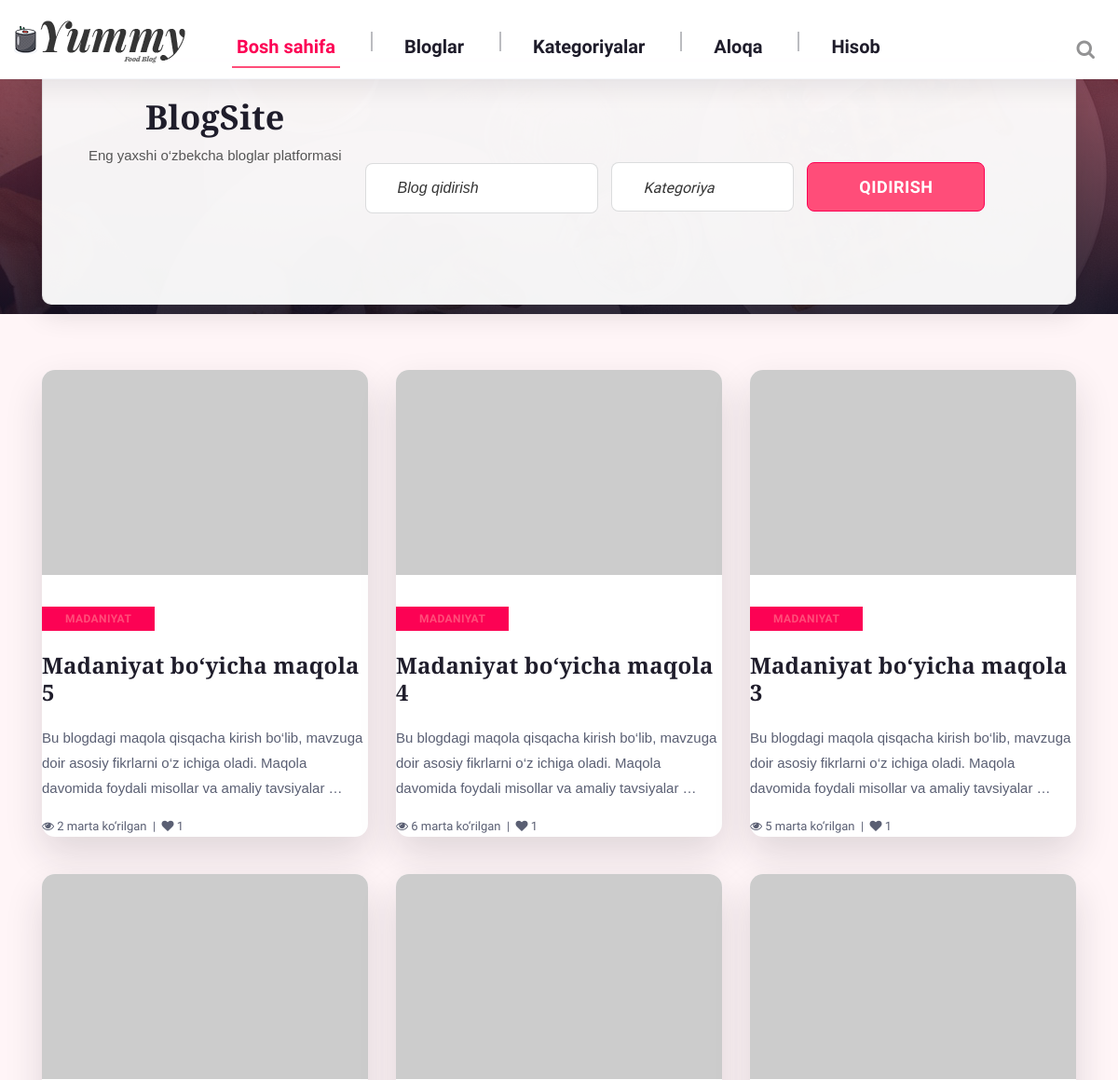
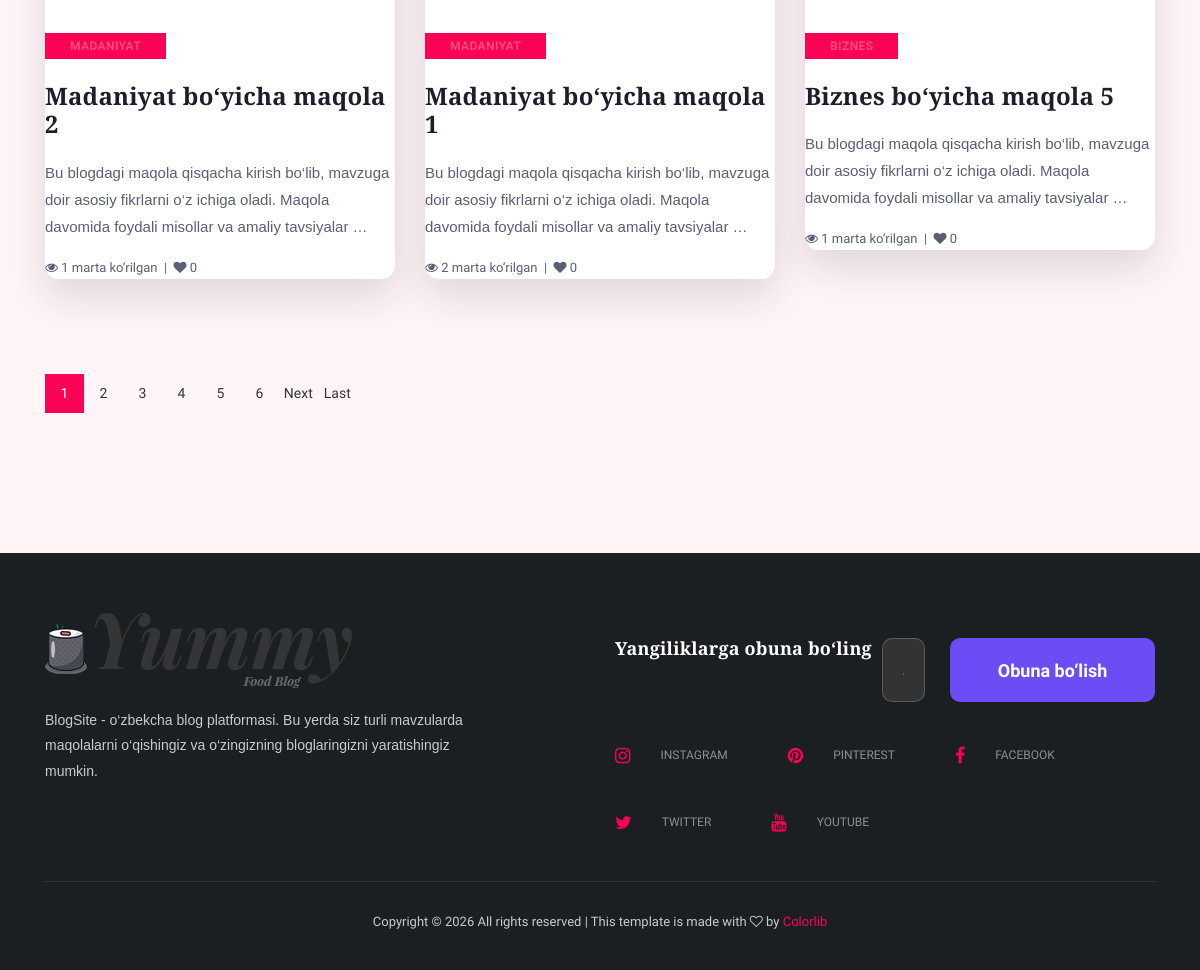
The page / on the database its author committed (2 pictures, top to bottom).
### apps/models.py (models this page shows, shortened)
class Blog(models.Model):
    STATUS_CHOICES = [
        ('draft', 'Draft'),
        ('published', 'Published'),
    ]
    title = models.CharField(max_length=200)
    excerpt = models.CharField(max_length=300, blank=True)
    content = models.TextField()
    author = models.ForeignKey(User, on_delete=models.CASCADE)
    category = models.ForeignKey(Category, on_delete=models.CASCADE)
    tags = models.ManyToManyField(Tag, blank=True)
    img_url = models.URLField(max_length=200, blank=True)
    image = models.ImageField(upload_to='blog_images/', blank=True, null=True)
    status = models.CharField(max_length=10, choices=STATUS_CHOICES, default='published')
    views = models.PositiveIntegerField(default=0)
    created_at = models.DateTimeField(auto_now_add=True)
    updated_at = models.DateTimeField(auto_now=True)
    @property
    def image_src(self):
        if self.image:
            return self.image.url
        if self.img_url:
            return self.img_url
        return ''

class Category(models.Model):
    name = models.CharField(max_length=100)
    description = models.TextField(blank=True)
    image = models.ImageField(upload_to='category_images/', blank=True, null=True)

### apps/views.py (the view)
# urls.py: path('', home_page, name='home'),
def home_page(request):
    blogs = Blog.objects.filter(status='published').order_by('-created_at')
    categories = Category.objects.all()
    search_query = request.GET.get('search', '')
    category_id = request.GET.get('category', '')
    if search_query:
        blogs = blogs.filter(
            Q(title__icontains=search_query) |
            Q(content__icontains=search_query) |
            Q(excerpt__icontains=search_query)
        )
    if category_id:
        blogs = blogs.filter(category_id=category_id)
    paginator = Paginator(blogs, 6)
    page_num = request.GET.get('page', 1)
    page_obj = paginator.get_page(page_num)
    context = {
        'blogs': page_obj.object_list,
        'page_obj': page_obj,
        'categories': categories,
        'search_query': search_query,
        'selected_category': category_id,
    }
    return render(request, 'blog.html', context)

### templates/blog.html (shortened to what this page needs)
{% extends 'base.html' %}
{% load static %}
{% block content %}
    {% if blogs %}
    <section class="recipe-section spad">
        <div class="container">
            <div class="row">
                {% for blog in blogs %}
                    <div class="col-lg-4 col-sm-6">
                        <div class="recipe-item">
                            <a href="{% url 'blog_detail' blog.pk %}">
                                {% if blog.image_src %}
                                    <img src="{{ blog.image_src }}" alt="{{ blog.title }}">
                                {% else %}
                                    <img src="{% static 'img/recipe-1.jpg' %}" alt="{{ blog.title }}">
                                {% endif %}
                            </a>
                            <div class="ri-text">
                                <div class="cat-name">{{ blog.category.name }}</div>
                                <a href="{% url 'blog_detail' blog.pk %}">
                                    <h4>{{ blog.title }}</h4>
                                </a>
                                <p>{{ blog.excerpt|default:blog.content|truncatewords:20 }}</p>
                            </div>
                            <span>
                                <i class="fa fa-eye"></i> {{ blog.views }} marta ko‘rilgan
                                &nbsp;|&nbsp;
                                <i class="fa fa-heart"></i> {{ blog.bloglike_set.count }}
                            </span>
                        </div>
                    </div>
                {% endfor %}
            </div>
            {% if page_obj.has_other_pages %}
            <div class="row">
                <div class="col-lg-12">
                    <div class="recipe-pagination">
                        {% for num in page_obj.paginator.page_range %}
                            {% if page_obj.number == num %}
                                <a href="#" class="active">{{ num }}</a>
                            {% else %}
                                <a href="?page={{ num }}{% if search_query %}&search={{ search_query }}{% endif %}{% if selected_category %}&category={{ selected_category }}{% endif %}">{{ num }}</a>
                            {% endif %}
                        {% endfor %}
                        {% if page_obj.has_next %}
                            <a href="?page={{ page_obj.next_page_number }}{% if search_query %}&search={{ search_query }}{% endif %}{% if selected_category %}&category={{ selected_category }}{% endif %}">Next</a>
                            <a href="?page={{ page_obj.paginator.num_pages }}{% if search_query %}&search={{ search_query }}{% endif %}{% if selected_category %}&category={{ selected_category }}{% endif %}">Last</a>
                        {% endif %}
                    </div>
                </div>
            </div>
            {% endif %}
        </div>
    </section>
    {% endif %}
{% endblock content %}

### templates/base.html (shortened to what this page needs)
{% load static %}
<!DOCTYPE html>
<html lang="uz">
<head>
    <link rel="stylesheet" href="{% static 'css/bootstrap.min.css' %}" type="text/css">
    <link rel="stylesheet" href="{% static 'css/font-awesome.min.css' %}" type="text/css">
    <link rel="stylesheet" href="{% static 'css/nice-select.css' %}" type="text/css">
    <link rel="stylesheet" href="{% static 'css/slicknav.min.css' %}" type="text/css">
    <link rel="stylesheet" href="{% static 'css/style.css' %}" type="text/css">
</head>
<body>
    <header class="header-section-other">
        <div class="container-fluid">
            <div class="logo">
                <a href="{% url 'home' %}"><img src="{% static 'img/little-logo.png' %}" alt=""></a>
            </div>
            <div class="nav-menu">
                <nav class="main-menu mobile-menu">
                    <ul>
                        <li class="active"><a href="{% url 'home' %}">Bosh sahifa</a></li>
                        <li><a href="{% url 'blog_list' %}">Bloglar</a></li>
                        <li><a href="{% url 'categories' %}">Kategoriyalar</a></li>
                        <li><a href="{% url 'contact' %}">Aloqa</a></li>
                        <li><a href="#">Hisob</a>
                        </li>
                    </ul>
                </nav>
                <div class="nav-right search-switch">
                    <i class="fa fa-search"></i>
                </div>
            </div>
        </div>
    </header>
    <div class="hero-search set-bg" data-setbg="{% static 'img/search-bg.jpg' %}">
        <div class="container">
            <div class="filter-table">
                <div class="hero-title">
                    <h2>BlogSite</h2>
                    <p>Eng yaxshi o‘zbekcha bloglar platformasi</p>
                </div>
                <form action="{% url 'blog_list' %}" method="GET" class="filter-search">
                    <input type="text" name="search" placeholder="Blog qidirish">
                        <button type="submit">Qidirish</button>
                </form>
            </div>
        </div>
    </div>
    {% block content %}
    {% endblock content %}
    <footer class="footer-section">
        <div class="container">
            <div class="row">
                <div class="col-lg-5">
                    <div class="fs-left">
                        <div class="logo">
                            <a href="{% url 'home' %}">
                                <img src="{% static 'img/footer-logo.png' %}" alt="">
                            </a>
                        </div>
                        <p>BlogSite - o‘zbekcha blog platformasi. Bu yerda siz turli mavzularda maqolalarni o‘qishingiz
                            va o‘zingizning bloglaringizni yaratishingiz mumkin.</p>
                    </div>
                </div>
                <div class="col-lg-6 offset-lg-1">
                    <form action="#" class="subscribe-form">
                        <h3>Yangiliklarga obuna bo‘ling</h3>
                        <input type="email" placeholder="Email manzilingiz">
                        <button type="submit">Obuna bo‘lish</button>
                    </form>
                    <div class="social-links">
                        <a href="#"><i class="fa fa-instagram"></i><span>Instagram</span></a>
                        <a href="#"><i class="fa fa-pinterest"></i><span>Pinterest</span></a>
                        <a href="#"><i class="fa fa-facebook"></i><span>Facebook</span></a>
                        <a href="#"><i class="fa fa-twitter"></i><span>Twitter</span></a>
                        <a href="#"><i class="fa fa-youtube"></i><span>Youtube</span></a>
                    </div>
                </div>
            </div>
            <div class="row">
                <div class="col-lg-12">
                    <div class="copyright-text">
                        Copyright &copy;
                        <script>document.write(new Date().getFullYear());</script> All rights reserved | This template
                        is made with <i class="fa fa-heart-o" aria-hidden="true"></i> by <a href="https://colorlib.com"
                            target="_blank">Colorlib</a>
                    </div>
                </div>
            </div>
        </div>
    </footer>
</body>
</html>

### templates/base.html (style rules this page uses)
.hero-search .filter-table { background: rgba(255, 255, 255, 0.95); border-radius: 10px; padding: 28px 24px; box-shadow: 0 10px 30px rgba(0, 0, 0, 0.12); }
.hero-search .hero-title { text-align: center; margin-bottom: 16px; }
.hero-search .hero-title h2 { font-weight: 700; margin-bottom: 6px; }
.hero-search .hero-title p { margin-bottom: 0; color: #555; }

### rows shown on the page
Blog: category.name "MADANIYAT", title "Madaniyat bo‘yicha maqola 5", excerpt "Bu blogdagi maqola qisqacha kirish bo‘lib, mavzuga doir asosiy fikrlarni o‘z ichiga oladi. Maqola davomida foydali misollar va amaliy tavsiyalar …", views "2", bloglike_set.count "1"
Blog: category.name "MADANIYAT", title "Madaniyat bo‘yicha maqola 4", excerpt "Bu blogdagi maqola qisqacha kirish bo‘lib, mavzuga doir asosiy fikrlarni o‘z ichiga oladi. Maqola davomida foydali misollar va amaliy tavsiyalar …", views "6", bloglike_set.count "1"
Blog: category.name "MADANIYAT", title "Madaniyat bo‘yicha maqola 3", excerpt "Bu blogdagi maqola qisqacha kirish bo‘lib, mavzuga doir asosiy fikrlarni o‘z ichiga oladi. Maqola davomida foydali misollar va amaliy tavsiyalar …", views "5", bloglike_set.count "1"
Blog: category.name "MADANIYAT", title "Madaniyat bo‘yicha maqola 2", excerpt "Bu blogdagi maqola qisqacha kirish bo‘lib, mavzuga doir asosiy fikrlarni o‘z ichiga oladi. Maqola davomida foydali misollar va amaliy tavsiyalar …", views "1", bloglike_set.count "0"
Blog: category.name "MADANIYAT", title "Madaniyat bo‘yicha maqola 1", excerpt "Bu blogdagi maqola qisqacha kirish bo‘lib, mavzuga doir asosiy fikrlarni o‘z ichiga oladi. Maqola davomida foydali misollar va amaliy tavsiyalar …", views "2", bloglike_set.count "0"
Blog: category.name "BIZNES", title "Biznes bo‘yicha maqola 5", excerpt "Bu blogdagi maqola qisqacha kirish bo‘lib, mavzuga doir asosiy fikrlarni o‘z ichiga oladi. Maqola davomida foydali misollar va amaliy tavsiyalar …", views "1", bloglike_set.count "0"

### other values the page prints
{{ num }} "1"
{{ num }} "2" "3" "4" "5" "6"
